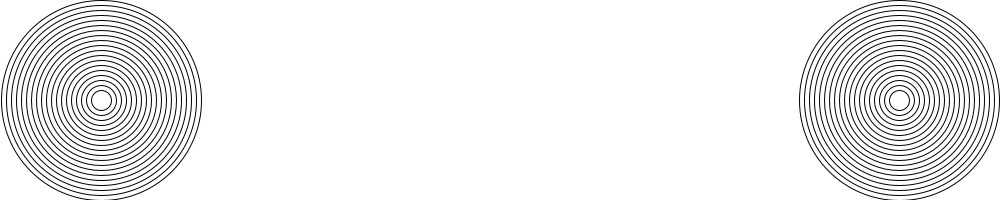
Frame 1 (no input)
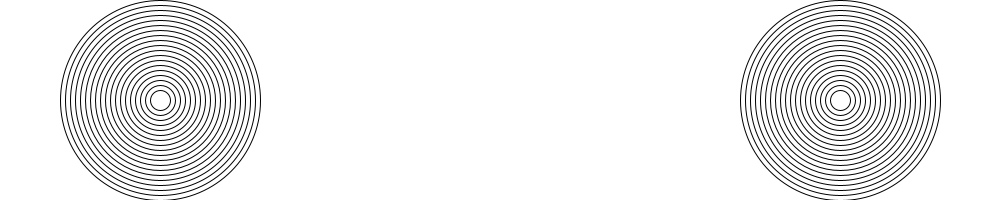
Frame 60 (the mouse pressed at the canvas centre just before this capture)
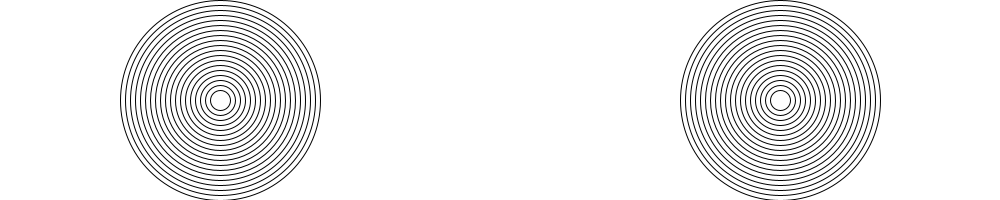
Frame 120 (the mouse held since frame 60 and released just before this capture)

The Processing sketch that drew these frames (run headless with seeded random() and noise(); from frame 60 on, the mouse is pressed at the canvas centre):

// Processing sketch: AmazingRings
// ── AmazingRings.pde

int x1 = 100;
int x2 = 900;



void setup(){
  
 size(1000,200);
  

  
  
  
}
void draw(){
  background(255,255,255);
  x1+=1;
  x2-=1;
  
noFill();
  
for(int i=200; i>10; i=i-10) {
  
 ellipse(x1,100,i,i);
  
}

 for(int i=200; i>10; i=i-10) {
  
 ellipse(x2,100,i,i);
  
}}
